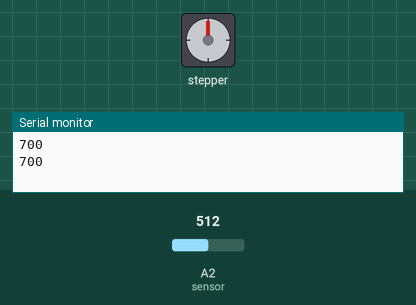
A sketch run on a simulated Arduino Uno, built with avr-gcc and run on an emulated ATmega328P. On the bench: stepper motor, the last lines printed to the serial monitor. The test bench sets the inputs (shaded band); at power-on: A2 (sensor) = 512. Stepper angles assume 2048 steps per turn.

Above: at 0.09 s.
At 10.2 s:
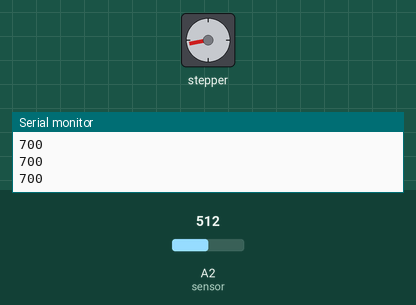
10.3 s: A2 (sensor) set to 900
At 10.99 s:
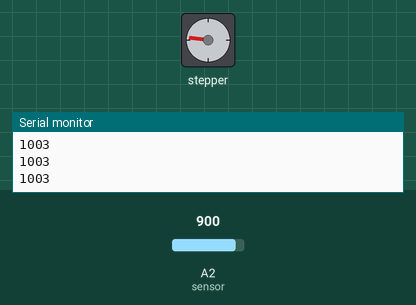
Timing chart, 0 to 19.3 s (numbered marks = the images above; inputs shaded):
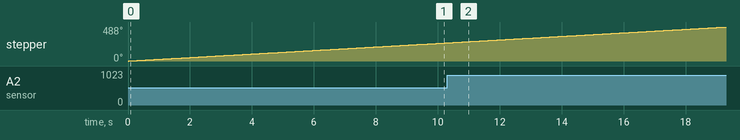

The sketch:

Spectrometer.ino
```cpp
//Created by Maya Ayoub, July 2021
 #include <Stepper.h>
// Define number of steps per rotation:
const int stepsPerRevolution = 2048;
// Wiring:
// Pin 8 to IN1 on the ULN2003 driver
// Pin 9 to IN2 on the ULN2003 driver
// Pin 10 to IN3 on the ULN2003 driver
// Pin 11 to IN4 on the ULN2003 driver
// Create stepper object called 'myStepper', note the pin order:
Stepper myStepper = Stepper(stepsPerRevolution, 8, 10, 9, 11);
#define sensor A2

void setup() {
  Serial.begin(9600);
    myStepper.setSpeed(5);
}

void loop() {
 for (int j=0;j<=300;j++)
 {
 data();
Motor(j);
//spectrum();
 }
 return 0;
  }

void data() {
 int value = analogRead(sensor);
  value = map(value, 0, 1024, 300, 1100);
  Serial.print(value);
  Serial.println(" ");
}

// Include the Arduino Stepper.h library:
void Motor(int j) {
  // Step one revolution in one direction:
  myStepper.step(10);
  delay(10);
}

/*
void spectrum (int j)
{
int Step = j*8;
double i = ((Step/2048)*2)*3.1415;
double d = 0.000001;
double m = 1;
double phi = (35/180)*3.1415;

double lambda;
lambda = ((d*sin(phi+i)-sin(i))/m)*pow(10,9);
Serial.println(lambda);

*/
```

Measured:
- by itself, stepper: keeps turning clockwise at about 25°/s
